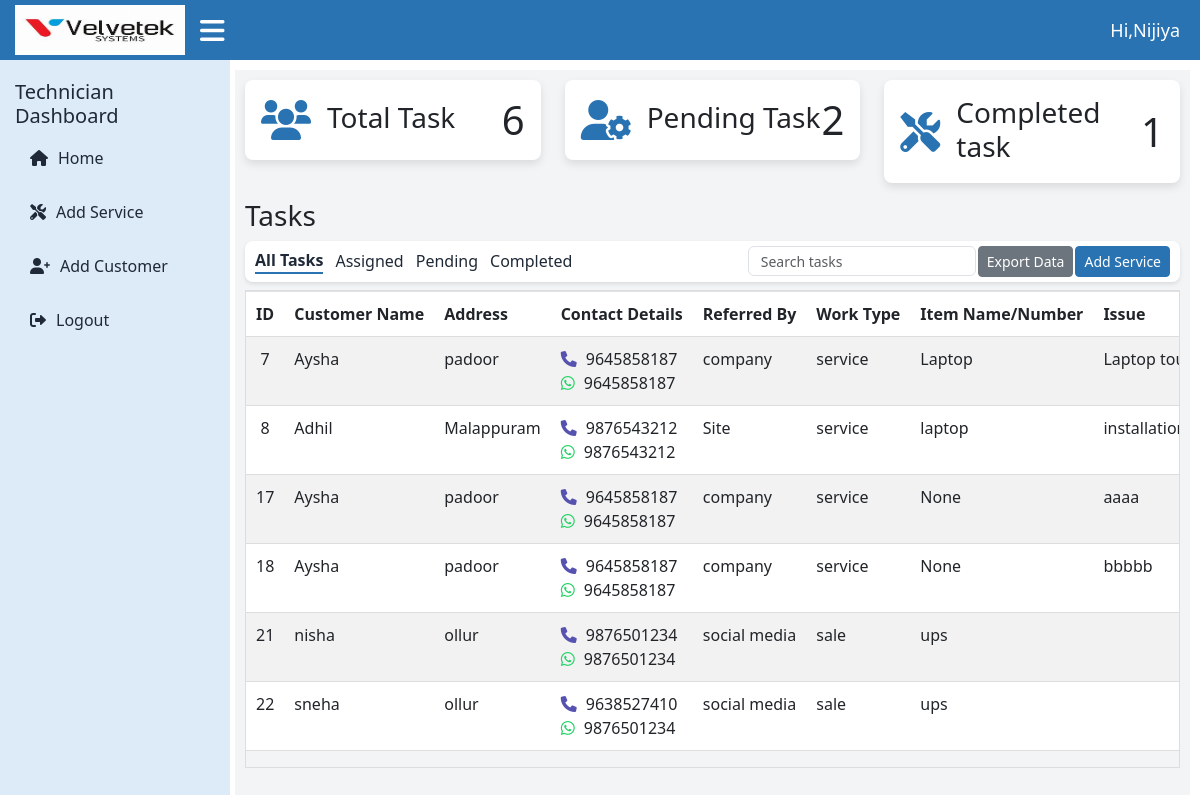
/technician-dashboard/ (signed in), run on an earlier commit of the app's database.
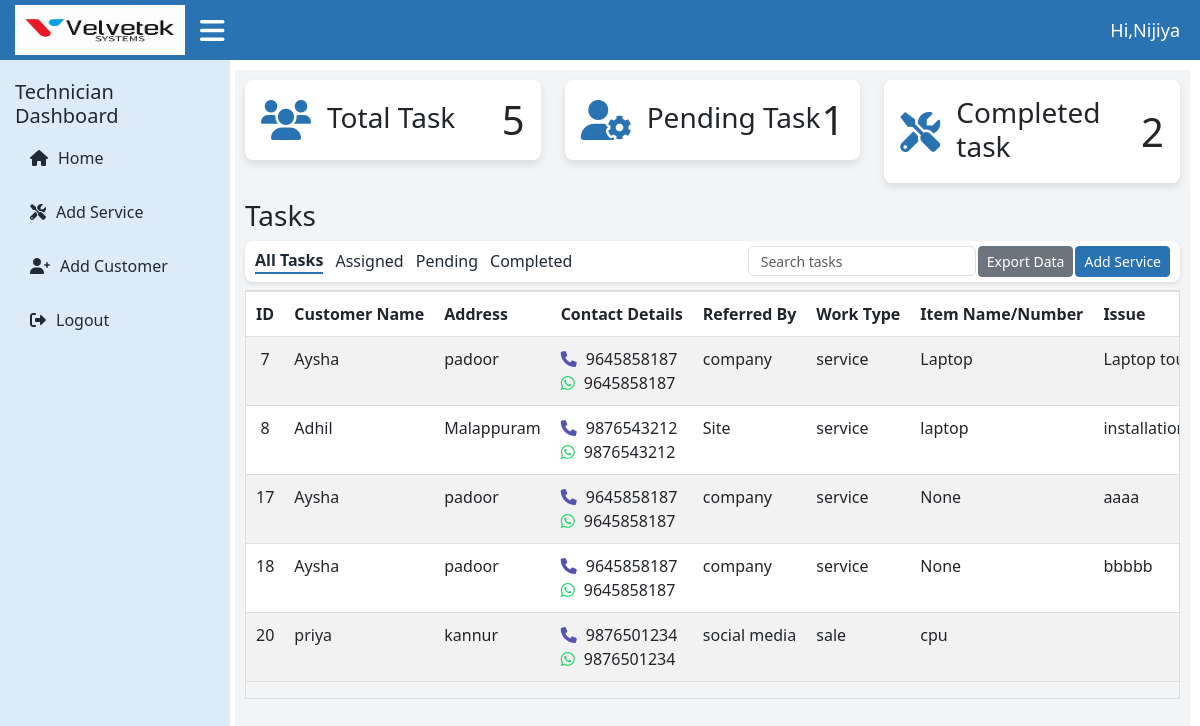
And on a later commit of the database.
### loginapp/models.py (models this page shows, shortened)
class CustomUser(AbstractUser):
    ROLE_CHOICES = (
        ('admin', 'Admin'),
        ('technician', 'Technician'),
        ('user', 'User'),
    )
    role = models.CharField(max_length=20, choices=ROLE_CHOICES, default='user')

### velvetekapp/models.py (models this page shows, shortened)
class Apply(models.Model):
    customer = models.ForeignKey(Customer, on_delete=models.CASCADE,blank=True,null=True)
    name=models.CharField(max_length=255,null=True)
    address = models.TextField(null=True)
    contact_number = models.CharField(max_length=15,null=True)
    whatsapp_number = models.CharField(max_length=15,null=True)
    referred_by =models.CharField(max_length=255,null=True)
    service_by = models.ForeignKey(CustomUser, on_delete=models.CASCADE)
    WORK_TYPE_CHOICES=[
        ('sale','sale'),('service','service'),
    ]
    work_type=models.CharField(max_length=10,choices=WORK_TYPE_CHOICES,default='sale')
    item_name_or_number = models.CharField(max_length=255,null=True)
    issue = models.TextField(blank=True,null=True) #applicable for 'services'
    photos_of_item =models.TextField(null=True, blank=True)
    estimation_document =models.FileField(upload_to='pdf',null=True,blank=True)
    estimated_price = models.CharField(max_length=255)
    estimated_date = models.DateField(null=True)
    any_other_comments = models.CharField(max_length=255,null=True,blank=True)
    created_at = models.DateField(default=timezone.now)
    def get_photos(self):
        return self.photos_of_item.split(",") if self.photos_of_item else []

### loginapp/views.py (the view, shortened to what this page needs)
# urls.py: path('technician-dashboard/', technician_dashboard, name='technician_dashboard'),
@login_required
def technician_dashboard(request):
    technician_customers = Apply.objects.filter(service_by=request.user) if request.user.is_authenticated else None
    total_services = technician_customers.count() if technician_customers else 0
    pending_task = CurrentStatus.objects.filter(technician_name=request.user.username, status="Pending").count()
    completed_task = CurrentStatus.objects.filter(technician_name=request.user.username, status="Completed").count()
    details = None
    users = CustomUser.objects.all()
    if 'contact_number' in request.GET:
        contact_number = request.GET.get('contact_number', '').strip()
        try:
            details = Customer.objects.get(contact_number=contact_number)
        except Customer.DoesNotExist:
            messages.info(request, "No customer found with this contact number. You can add their details.")
    context = {
        'technician_customers': technician_customers,
        'users': users,
        'details': details,
        'total_services': total_services,
        'pending_task': pending_task,
        'completed_task': completed_task,
        'MEDIA_URL': settings.MEDIA_URL,
    }
    return render(request, 'technician_dashboard.html', context)

### templates/technician_dashboard.html (shortened to what this page needs)
<!DOCTYPE html>
{% load static %}
<html lang="en">
<head>
  <link href="https://cdn.jsdelivr.net/npm/bootstrap-icons/font/bootstrap-icons.css" rel="stylesheet">
  <link href="https://cdn.jsdelivr.net/npm/bootstrap@5.3.0/dist/css/bootstrap.min.css" rel="stylesheet">
<link href="https://cdn.jsdelivr.net/npm/lightbox2@2.11.3/dist/css/lightbox.min.css" rel="stylesheet">
  <link href="https://cdnjs.cloudflare.com/ajax/libs/font-awesome/6.0.0/css/all.min.css" rel="stylesheet">
  <link rel="stylesheet" href="{% static 'assets/css/admin_dashboard.css' %}">
</head>
<body>
  <div class="topbar">
    <div class="d-flex align-items-center">
      <a href="#" class="logo">
        <img src="{% static 'assets/img/velvetek.jpg' %}" alt="navbar brand" />
      </a>
      <span class="hamburger" onclick="toggleSidebar()">
        <i class="fas fa-bars"></i>
      </span>
    </div>
    <span class="admin-text">Hi,{{user.username}}</span>
  </div>
  <div class="sidebar">
    <h5>Technician Dashboard</h5>
    <a href="{% url 'technician_dashboard' %}"><i class="fas fa-home"></i> Home</a>
    <a href="#" onclick="openModal()" ><i class="fas fa-tools" ></i> Add Service</a>
    <a href="#" onclick="openCustomerModal()"><i class="fas fa-user-plus"></i> Add Customer</a>
    <a href="{% url 'logout' %}"><i class="fas fa-sign-out-alt"></i> Logout</a>
  </div>
  <div class="main-content">
    <div class="row">
      <div class="col-md-4">
        <div class="card p-3 mb-3">
          <div class="d-flex align-items-center">
            <i class="fas fa-users card-icon me-3"></i>
            <div>
              <h3 class="mb-1">Total Task</h3>
            </div>
            <h1 class="ms-auto mb-0">{{ total_services }}</h1>
          </div>
        </div>
      </div>
      <div class="col-md-4">
        <div class="card p-3 mb-3">
          <div class="d-flex align-items-center">
            <i class="fas fa-user-cog card-icon me-3"></i>
            <div>
              <h3 class="mb-1">Pending Task</h3>
            </div>
            <h1 class="ms-auto mb-0">{{ pending_task }}</h1>
          </div>
        </div>
      </div>
      <div class="col-md-4">
        <div class="card p-3 mb-3">
          <div class="d-flex align-items-center">
            <i class="fas fa-tools card-icon me-3"></i>
            <div>
              <h3 class="mb-1">Completed task</h3>
            </div>
            <h1 class="ms-auto mb-0">{{ completed_task }}</h1>
          </div>
        </div>
      </div>
    </div>
 {% block content %}
    <h3 class="mt-0 mb-2">Tasks</h3>
    <div class="navbar">
      <div class="nav-left">
        <a href="{% url 'switch_tasks'  %}" class="filter-option {% if current_filter != 'Assigned' and current_filter != 'Pending' and current_filter != 'Completed' %}selected{% endif %}">All Tasks</a>
        <a href="{% url 'switch_tasks_filter' status='Assigned' %}" class="filter-option {% if current_filter == 'Assigned' %}selected{% endif %}">Assigned</a>
        <a href="{% url 'switch_tasks_filter' status='Pending' %}" class="filter-option {% if current_filter == 'Pending' %}selected{% endif %}">Pending</a>
        <a href="{% url 'switch_tasks_filter' status='Completed' %}" class="filter-option {% if current_filter == 'Completed' %}selected{% endif %}">Completed</a>
      </div>
      <div class="nav-right">
        <input type="search" class="form-control custom-search" placeholder="Search tasks">
        <button class="btn btn-secondary btn-sm">Export Data</button>
        <button class="btn btn-primary btn-sm" onclick="openModal()">Add Service</button>
      </div>
    </div>
  <div class="table-responsive mt-2">
    <table class="table table-striped table-bordered">
      <thead>
        <tr>
          <th>ID</th>
          <th>Customer Name</th>
          <th>Address</th>
          <th style="width: 18%;">Contact Details</th>
          <th>Referred By</th>
          <th>Work Type</th>
          <th>Item Name/Number</th>
          <th colspan="2">Issue</th>
        </tr>
      </thead>
      <tbody>
        {% for service in technician_customers %}
        <tr>
          <td>
            <div style="display: flex; flex-direction: column; align-items: center; justify-content: center; text-align: center;">
              <span>{{ service.id }}</span>
            </div>
          </td>
          <td>{{ service.name }}</td>
          <td>{{ service.address }}</td>
          <td>
            <div>
              <i class="fa fa-phone" aria-hidden="true"></i>
              {% if service.contact_number|slice:":1" == "+" %}
                {{ service.contact_number|slice:"3:" }}
              {% else %}
                {{ service.contact_number }}
              {% endif %}
            </div>
            <div>
              <i class="fab fa-whatsapp" aria-hidden="true"></i>
              {% if service.whatsapp_number|slice:":1" == "+" %}
                {{ service.whatsapp_number|slice:"3:" }}
              {% else %}
                {{ service.whatsapp_number }}
              {% endif %}
            </div>
          </td>
          <td>{{ service.referred_by }}</td>
          <td>{{ service.get_work_type_display }}</td>
          <td>{{ service.item_name_or_number }}</td>
          <td colspan="2">{{ service.issue }}</td>
      </tr>
{% endfor %}
</tbody>
  </table>
</div>
{% endblock %}
</div>
</body>
</html>

### static/assets/css/admin_dashboard.css (style rules this page uses)
:root { --primary-color: #2973B2; --secondary-color: #F3F4F6; --accent-color: #441172; --text-color: #1F2937; --white: #ffffff; --sidebar-color: #DDEAF7; }
.topbar { background-color: var(--primary-color); height: 60px; display: flex; justify-content: space-between; align-items: center; padding: 0 20px; padding-left: 15px; color: var(--white); margin-bottom: 10px; }
.topbar .logo img { height: 50px; width: 180px; padding-right: 10px; }
.topbar .admin-text { font-size: 18px; font-weight: 500; }
.topbar .hamburger { font-size: 28px; cursor: pointer; padding-left: 5px; margin-right: 30px; }
.sidebar { height: calc(100vh - 50px); width: 230px; background-color: var(--sidebar-color); color: var(--text-color); position: absolute; top: 60px; left: 0; padding: 20px 15px; display: flex; flex-direction: column; justify-content: flex-start; transition: left 0.3s ease; }
.sidebar a { text-decoration: none; color: var(--text-color); display: flex; align-items: center; padding: 10px 15px; margin-bottom: 10px; border-radius: 4px; transition: background-color 0.3s ease; }
.sidebar a i { margin-right: 10px; }
.main-content { margin-left: 235px; padding: 10px; background-color: var(--secondary-color); min-height: calc(100vh - 60px); margin-top: 5px; margin-right: 10px; }
.card { border: none; border-radius: 8px; box-shadow: 0 4px 8px rgba(0, 0, 0, 0.1); transition: transform 0.2s ease, box-shadow 0.2s ease; }
.card .card-icon { font-size: 40px; color: var(--primary-color); }
.navbar { display: flex; position: relative; align-items: center; justify-content: space-between; background-color: var(--white); padding-top: 5px; padding-bottom: 5px; border-radius: 8px; box-shadow: 0 2px 4px rgba(0, 0, 0, 0.1); }
.navbar .nav-left { display: flex; position: relative; align-items: center; padding-left: 10px; }
.navbar .nav-left a { margin-right: 12px; text-decoration: none; color: var(--text-color); cursor: pointer; transition: font-weight 0.3s ease; }
.navbar .nav-right { margin-right: 10px; align-items: center; display: flex; gap: 2px; }
.navbar .nav-right .custom-search { height: 30px; font-size: 14px; width: auto; }
.btn-primary { background-color: var(--primary-color) !important; border-color: var(--primary-color) !important; color: #fff !important; }
.filter-option.selected { font-weight: bold; color: #2973B2; border-bottom: 2.5px solid #2973B2; text-decoration: none; }
.table-responsive { overflow-x: auto; overflow-y: auto; border: 1px solid #ddd; max-height: 485px; height: auto; transition: height 0.3s ease; }
.table { width: 100%; white-space: nowrap; border-collapse: collapse; }
.table th, .table td { padding: 10px !important; text-align: left !important; border-bottom: 1px solid #ddd !important; border-right: none !important; border-left: none !important; }
.fa-phone { color:#5652af; margin-right: 5px; }
.fab.fa-whatsapp { color: #25D366; margin-right: 5px; }

What changed in the data, as far as the page shows it:
removed Apply: id "21", name "nisha", address "ollur", contact_number "9876501234", whatsapp_number "9876501234", referred_by "social media", work_type "sale", item_name_or_number "ups"
removed Apply: id "22", name "sneha", address "ollur", contact_number "9638527410", whatsapp_number "9876501234", referred_by "social media", work_type "sale", item_name_or_number "ups"
now on this page (row edited): Apply: id "20", name "priya", address "kannur", contact_number "9876501234", whatsapp_number "9876501234", referred_by "social media", work_type "sale", item_name_or_number "cpu"
Also different on the page:
{{ total_services }}: "6" → "5"
{{ pending_task }}: "2" → "1"
{{ completed_task }}: "1" → "2"
